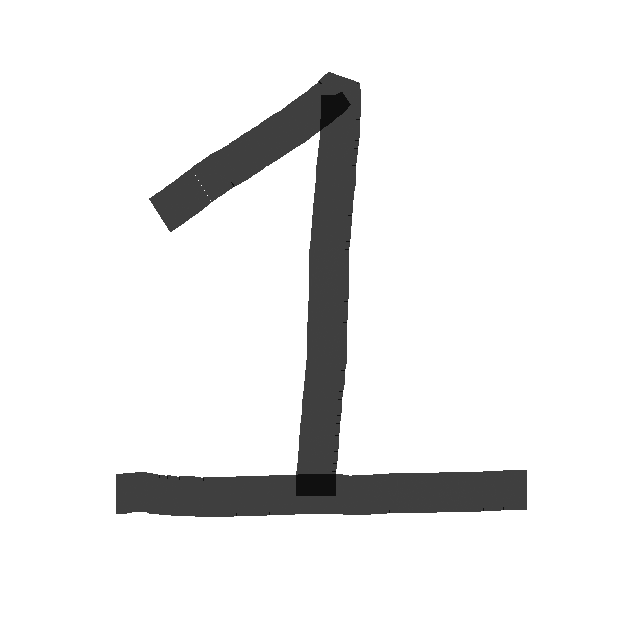
#> input picture KNeighborsClassifier-with-scikit-learn-2021S-data/digit1.png, 640 x 640 px; its folder holds only this picture in this run
$ jupyter execute --allow-errors KNeighborsClassifier-with-scikit-learn-2021S.ipynb
#> lines starting #> are read from the running program, lines starting #| are printed output that depends on the picture
# KNeighborsClassifier with scikit learn


This work by Jephian Lin is licensed under a [Creative Commons Attribution 4.0 International License](http://creativecommons.org/licenses/by/4.0/).

[cell 1]
import numpy as np
import matplotlib.pyplot as plt
from sklearn.neighbors import KNeighborsClassifier

## Code
```python
from sklearn.neighbors import KNeighborsClassifier
model = KNeighborsClassifier(<parameters)
model.fit(X, y)
y_new = model.predict(X_test)
```

[Official Reference](https://scikit-learn.org/stable/modules/generated/sklearn.neighbors.KNeighborsClassifier.html)

## Parameters
- `n_neighbors`: Numbers of neighbors (including self) to vote
- `algorithm`: `'auto'`, `'ball_tree'`, `'kd_tree'`, or `'brute'`
it only affect the speed but not the outcome.

## Attributes
- `classes_`: an array of shape `(n_classes,)`
(Usually `0, ..., n_classes-1`)

## Sample data

##### Exercise 1
Let
```python
mu1 = np.array([2.5,0])
cov1 = np.array([[1.1,-1],
                [-1,1.1]])
mu2 = np.array([-2.5,0])
cov2 = np.array([[1.1,1],
                [1,1.1]])
X = np.vstack([np.random.multivariate_normal(mu1, cov1, 100),
               np.random.multivariate_normal(mu2, cov2, 100)])
y = np.array([0]*100 + [1]*100)
```

###### 1(a)
Plot the points (rows) in `X` with `c=y` .

[cell 2]
mu1 = np.array([2.5,0])
cov1 = np.array([[1.1,-1],
                [-1,1.1]])
mu2 = np.array([-2.5,0])
cov2 = np.array([[1.1,1],
                [1,1.1]])
X = np.vstack([np.random.multivariate_normal(mu1, cov1, 100),
               np.random.multivariate_normal(mu2, cov2, 100)])
y = np.array([0]*100 + [1]*100)

[cell 3]
plt.axis('equal')
plt.scatter(X[:,0],X[:,1],c=y)
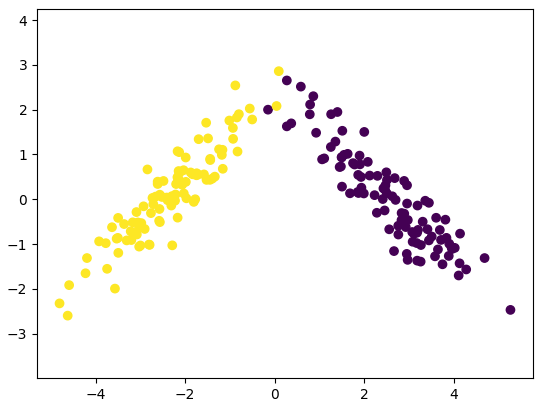
#> figure drawn by matplotlib, 1 panel

###### 1(b)
Use `np.random.rand` to make 1000 random points in the region $-5\leq x\leq 5$, $-5\leq y\leq 5$.
Make a prediction of them and plot them upon your previous figure.

[cell 4]
X_test = np.random.rand(1000,2)*10-5
model = KNeighborsClassifier(n_neighbors=5)
model.fit(X, y)
y_new = model.predict(X_test)

[cell 5]
plt.axis('equal')
plt.scatter(X[:,0],X[:,1],c=y)
plt.scatter(X_test[:,0],X_test[:,1],c=y_new,s=10,alpha=0.3)
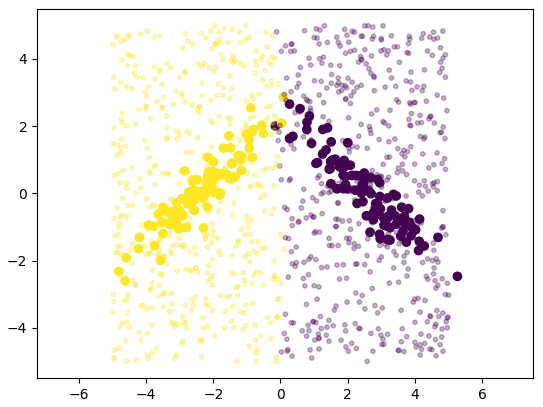
#> figure drawn by matplotlib, 1 panel

##### Exercise 2
Let
```python
from sklearn.datasets import load_iris
iris = load_iris()
X = iris.data
y = iris.target
```

###### 2(a)
Use `X` and `y` to train a $k$-nearest neighbors classification model with `n_neighbors=5` .
Let `y_new` be the prediction.
Calculate the accuracy score between `y` and `y_new` ,
that is, the number of correct answers divided by the number of samples.

[cell 6]
from sklearn.datasets import load_iris
iris = load_iris()
X = iris.data
y = iris.target

[cell 7]
model = KNeighborsClassifier(n_neighbors=5)
model.fit(X, y)
y_new = model.predict(X)

[cell 8]
score = np.sum(y==y_new)/y.shape[0]
print('score =',score)

###### 2(b)
Let
```python
from sklearn.metrics import accuracy_score
accuracy_score(y_new, y)
```
Check if the output is the same as your previous answer.

[cell 9]
from sklearn.metrics import accuracy_score
accuracy_score(y_new, y)

The outputs are the same.

###### 2(c)
Change the model to the setting `n_neighbors=1` .
Does the accuracy increase or decrease?  Why?

[cell 10]
model = KNeighborsClassifier(n_neighbors=1)
model.fit(X, y)
y_new = model.predict(X)

[cell 11]
score = np.sum(y==y_new)/y.shape[0]
print('score =',score)

The accuracy increases because the accuracy is always 100% when number of neighbors is one and the testing data is the same as the training data.

##### Exercise 3
Let
```python
from sklearn.datasets import load_digits
digits = load_digits()
mask = (digits.target == 0) | (digits.target == 1)
X = digits.data[mask]
y = digits.target[mask]
```

###### 3(a)
Train a $k$-nearest neighbors classification model.
How is its accuracy score?

[cell 12]
from sklearn.datasets import load_digits
digits = load_digits()
mask = (digits.target == 0) | (digits.target == 1)
X = digits.data[mask]
y = digits.target[mask]

[cell 13]
model = KNeighborsClassifier(n_neighbors=5)
model.fit(X, y)
y_new = model.predict(X)

[cell 14]
score = np.sum(y==y_new)/y.shape[0]
print('score =',score)

###### 3(b)
Use any software or online app to draw a picture of 0 or 1.
Save it as a file, e.g., `my_digit.png` .
Use the following code to load it.
```python
from PIL import Image
img = Image.open("my_digit.png").resize((8,8))
```
Does the model give you the right answer?
Each of you can do 5 pictures.
Let's see what is the accuracy score.

[cell 15]
import os ### added by Jephian
path = "KNeighborsClassifier-with-scikit-learn-2021S-data" ### added by Jephian

from PIL import Image
img = []
#> (the rest of this cell did not finish here and is left out)

#> (a cell that did not finish here is left out)

#> (a cell that did not finish here is left out)

## Experiments

##### Exercise 4
For a supervised learning model, you have to partition your data into a training set and a testing set.
You may do it easily by
```python
from sklearn.model_selection import train_test_split
X_train, X_test, y_train, y_test = train_test_split(X, y)
```

###### 4(a)
Split the data in Exercise 2.
Use the training set to train the model.
Apply the trained model to the testing set.
How is the accuracy?
Run it several time and get an average.

[cell 18]
iris = load_iris()
X = iris.data
y = iris.target
from sklearn.model_selection import train_test_split

[cell 19]
score = np.array([])
for i in range(10):
    X_train, X_test, y_train, y_test = train_test_split(X, y)
    model = KNeighborsClassifier(n_neighbors=5)
    model.fit(X_train, y_train)
    y_new = model.predict(X_test)

    scr = np.sum(y_new==y_test)/y_test.shape[0]
    score = np.append(score,scr)

[cell 20]
for i in range(10):
    print("test",i+1,": score =",score[i])
print("average score =",np.mean(score))

###### 4(b)
Split the data in Exercise 3.
Use the training set to train the model.
Apply the trained model to the testing set.
How is the accuracy?
Run it several time and get an average.

[cell 21]
digits = load_digits()
mask = (digits.target == 0) | (digits.target == 1)
X = digits.data[mask]
y = digits.target[mask]

[cell 22]
score = np.array([])
for i in range(10):
    X_train, X_test, y_train, y_test = train_test_split(X, y)
    model = KNeighborsClassifier(n_neighbors=5)
    model.fit(X_train, y_train)
    y_new = model.predict(X_test)

    scr = np.sum(y_new==y_test)/y_test.shape[0]
    score = np.append(score,scr)

[cell 23]
for i in range(10):
    print("test",i+1,": score =",score[i])
print("average score =",np.mean(score))

##### Exercise 5
Let
```python
X = 5 * np.random.randn(1000,2)
lengths = np.linalg.norm(X, axis=1)
band1 = (lengths > 1) & (lengths <2)
band2 = (lengths > 3) & (lengths <4)
X = X[band1 | band2, :]
y = np.array([0]*band1.shape[0] + [1]*band2.shape[0])
```

###### 5(a)
Go through the split-train-test process.
What is the accuracy score?

[cell 24]
X = 5 * np.random.randn(1000,2)
lengths = np.linalg.norm(X, axis=1)
band1 = (lengths > 1) & (lengths <2)
band2 = (lengths > 3) & (lengths <4)
X = np.vstack([X[band1],X[band2]])
y = np.array([0]*np.sum(band1) + [1]*np.sum(band2))

[cell 25]
score = np.array([])
for i in range(10):
    X_train, X_test, y_train, y_test = train_test_split(X, y)
    model = KNeighborsClassifier(n_neighbors=5)
    model.fit(X_train, y_train)
    y_new = model.predict(X_test)

    scr = np.sum(y_new==y_test)/y_test.shape[0]
    score = np.append(score,scr)

[cell 26]
for i in range(10):
    print("test",i+1,": score =",score[i])
print("average score =",np.mean(score))

###### 5(b)
Use some random points to plot the regions for each class.
(Just as what we did in Exercise 1.)

[cell 27]
X_test = np.random.rand(1000,2)*10-5
model = KNeighborsClassifier(n_neighbors=5)
model.fit(X,y)
y_new = model.predict(X_test)

[cell 28]
plt.axis('equal')
plt.scatter(X[:,0],X[:,1],c=y)
plt.scatter(X_test[:,0],X_test[:,1],c=y_new,s=10,alpha=0.3)
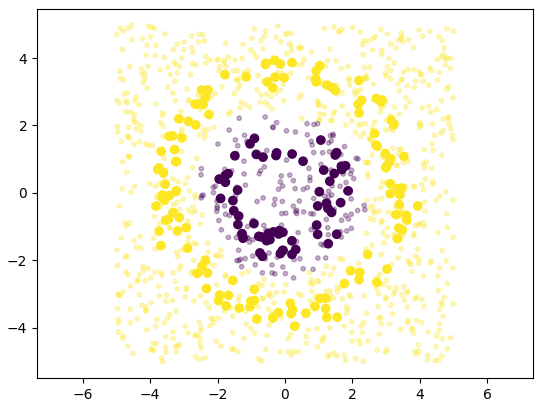
#> figure drawn by matplotlib, 1 panel
